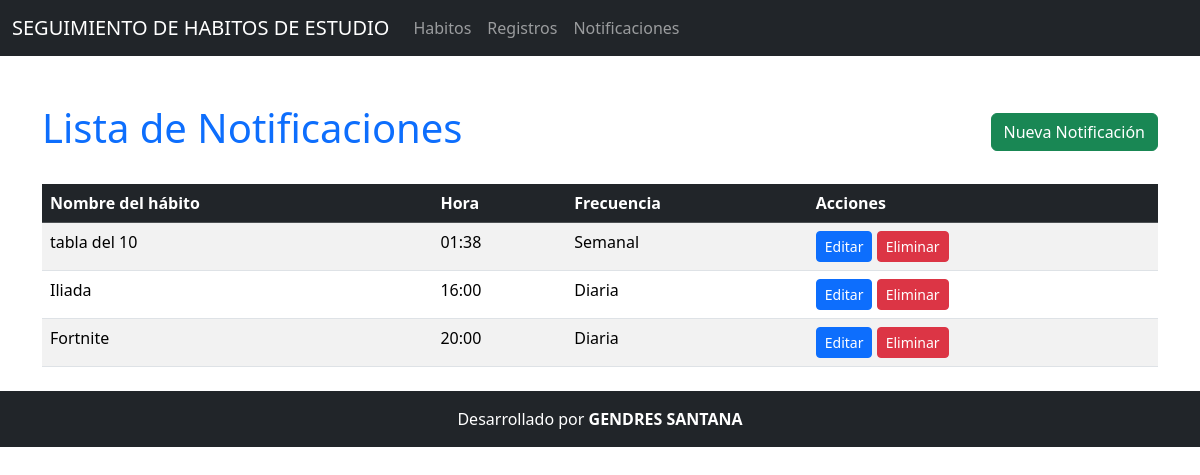
The page /notificaciones/ on the database its author committed.
### Aplicaciones/Seguimiento/models.py (models this page shows, shortened)
class Notificacion(models.Model):
    habito = models.OneToOneField(Habito, on_delete=models.CASCADE, related_name='notificacion')
    hora = models.TimeField()
    frecuencia = models.CharField(max_length=20, choices=[('Diaria', 'Diaria'), ('Semanal', 'Semanal')])

class Habito(models.Model):
    TIPOS_HABITO = [
        ('Estudio', 'Estudio'),
        ('Lectura', 'Lectura'),
        ('Descanso', 'Descanso'),
    ]
    nombre = models.CharField(max_length=100)
    descripcion = models.TextField(blank=True, null=True)
    tipo = models.CharField(max_length=20, choices=TIPOS_HABITO)
    meta_diaria = models.FloatField(help_text="Meta diaria en horas")
    estado = models.BooleanField(default=True)  # Activo o Inactivo

### Aplicaciones/Seguimiento/views.py (the view)
# urls.py: path('notificaciones/', views.listar_notificaciones, name='listar_notificaciones'),
def listar_notificaciones(request):
    notificaciones = Notificacion.objects.all()
    return render(request, 'notificaciones/listar.html', {'notificaciones': notificaciones})

### Aplicaciones/Seguimiento/templates/notificaciones/listar.html (shortened to what this page needs)
{% extends "plantilla.html" %}
{% block contenido %}
<div class="container mt-5">
    <div class="d-flex justify-content-between align-items-center mb-4">
        <h1 class="text-primary">Lista de Notificaciones</h1>
        <a href="{% url 'crear_notificacion' %}" class="btn btn-success">
             Nueva Notificación
        </a>
    </div>
    {% if notificaciones %}
        <table class="table table-striped table-hover">
            <thead class="table-dark">
                <tr>
                    <th>Nombre del hábito</th>
                    <th>Hora</th>
                    <th>Frecuencia</th>
                    <th>Acciones</th>
                </tr>
            </thead>
            <tbody>
                {% for notificacion in notificaciones %}
                <tr>
                    <td>{{ notificacion.habito.nombre }}</td>
                    <td>{{ notificacion.hora }}</td>
                    <td>{{ notificacion.frecuencia }}</td>
                    <td>
                        <a href="{% url 'editar_notificacion' notificacion.id %}" class="btn btn-primary btn-sm">
                             Editar
                        </a>
                        <a href="{% url 'eliminar_notificacion' notificacion.id %}" class="btn btn-danger btn-sm">
                             Eliminar
                        </a>
                    </td>
                </tr>
                {% endfor %}
            </tbody>
        </table>
    {% else %}
        <div class="alert alert-warning text-center">
            No hay notificaciones disponibles. <a href="{% url 'crear_notificacion' %}">Crea la primera aquí</a>.
        </div>
    {% endif %}
</div>
{% endblock %}

### rows shown on the page
Notificacion: habito.nombre "tabla del 10", hora "01:38", frecuencia "Semanal"
Notificacion: habito.nombre "Iliada", hora "16:00", frecuencia "Diaria"
Notificacion: habito.nombre "Fortnite", hora "20:00", frecuencia "Diaria"
